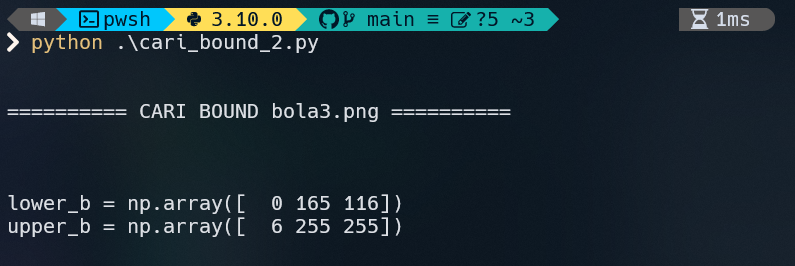
#> input picture final_projects/Ball_Detection_Using_OpenCV/image.png, 795 x 266 px, found by its file name
$ python a.py
#> lines starting #> are read from the running program, lines starting #| are printed output that depends on the picture; after the words box and inside, x2 and y2 are one past the last pixel; in counts of white or black regions, pixels touching at a corner belong together
# here is the edges and mask, tuned the parameters so it fits only one circle on this image

# Load the uploaded image to analyze it and check for potential adjustments to the circle detection.
import cv2
import numpy as np
import matplotlib.pyplot as plt

# Path to the uploaded image
image_path = "/mnt/data/image.png"

# Load the image
image = cv2.imread(image_path, cv2.IMREAD_COLOR)
#> image is the input picture: shape (266, 795, 3); mean B, G, R 50.5, 42.4, 26.7

# Convert to grayscale for edge detection (HoughCircles works on grayscale)
gray = cv2.cvtColor(image, cv2.COLOR_BGR2GRAY)
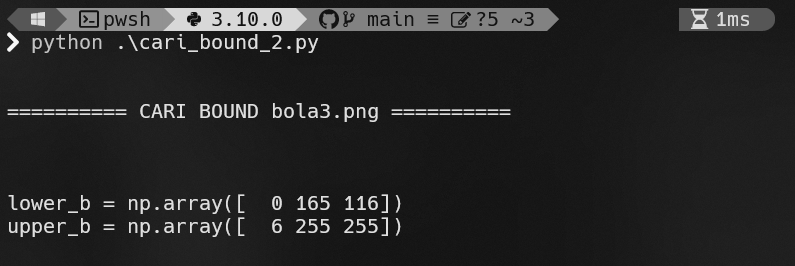
#> gray: shape (266, 795); min 18, max 247, mean 38.6

# Apply Gaussian blur to reduce noise
blurred = cv2.GaussianBlur(gray, (9, 9), 2)
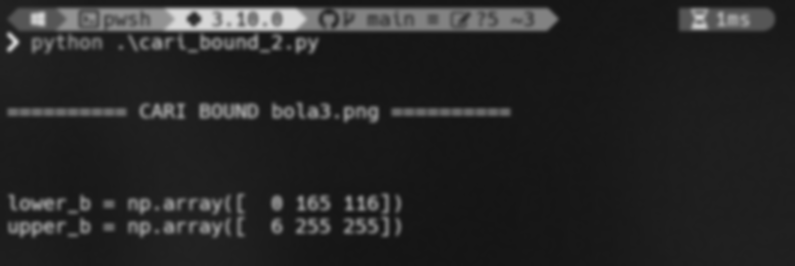
#> blurred: shape (266, 795); min 21, max 216, mean 38.6

# Use Canny edge detection to enhance edges
edges = cv2.Canny(blurred, 50, 150)
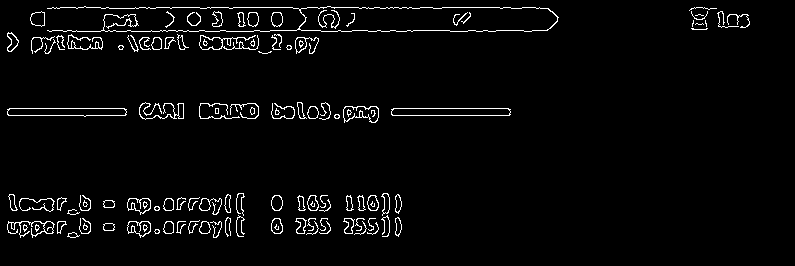
#> edges: shape (266, 795); 3.3% white in thin lines or dots, all inside (x1, y1, x2, y2) = (7, 6, 750, 238)

# Show the grayscale, blurred, and edges for verification
fig, ax = plt.subplots(1, 3, figsize=(15, 5))
ax[0].imshow(gray, cmap="gray")
ax[0].set_title("Grayscale Image")
ax[1].imshow(blurred, cmap="gray")
ax[1].set_title("Blurred Image")
ax[2].imshow(edges, cmap="gray")
ax[2].set_title("Edges Detected")
plt.tight_layout()
plt.show()
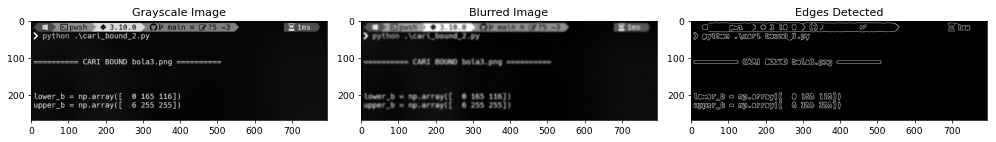
#> figure drawn by matplotlib, 3 panels

# Apply Hough Circle Transform to detect circles
circles = cv2.HoughCircles(
    blurred,
    cv2.HOUGH_GRADIENT,
    dp=1.2,
    minDist=100,  # Minimum distance between the centers of detected circles
    param1=50,  # Canny high threshold
    param2=30,  # Accumulator threshold for circle detection
    minRadius=30,  # Minimum radius of the circle
    maxRadius=200,  # Maximum radius of the circle
)
#> circles = [[138.6, 120.6, 113.4], [287.4, 133.8, 126.7], [408.6, 203.4, 196.7], [216.6, 207, 104.2], [24.6, 137.4, 95.76], [66.6, 42.6, 35.52], [221.4, 54.6, 50.88], [408.6, 65.4, 57.72], [91.8, 237, 48.72]]

# Make a copy of the original image to draw circles
output = image.copy()

# If some circles are detected, draw them
if circles is not None:
    circles = np.uint16(np.around(circles))
#> circles = [[139, 121, 113], [287, 134, 127], [409, 203, 197], [217, 207, 104], [25, 137, 96], [67, 43, 36], [221, 55, 51], [409, 65, 58], [92, 237, 49]]
    for circle in circles[0, :]:
        # Draw the circle
        cv2.circle(output, (circle[0], circle[1]), circle[2], (0, 255, 0), 2)
        # Draw the center of the circle
        cv2.circle(output, (circle[0], circle[1]), 3, (0, 0, 255), 3)
#> this loop made 9 passes
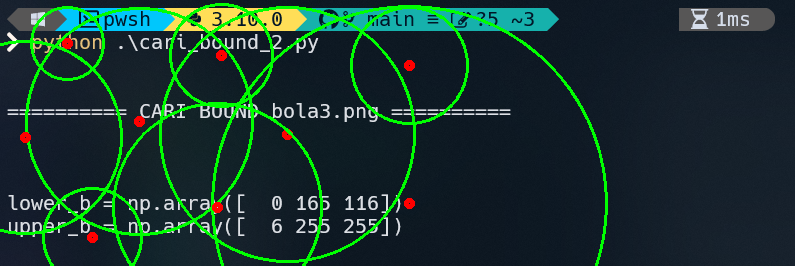
#> output: shape (266, 795, 3); 6.05% of pixels changed, all inside (x1, y1, x2, y2) = (0, 3, 608, 266)

# Display the result
plt.figure(figsize=(10, 10))
plt.imshow(cv2.cvtColor(output, cv2.COLOR_BGR2RGB))
plt.title("Detected Circles")
plt.axis("off")
plt.show()
